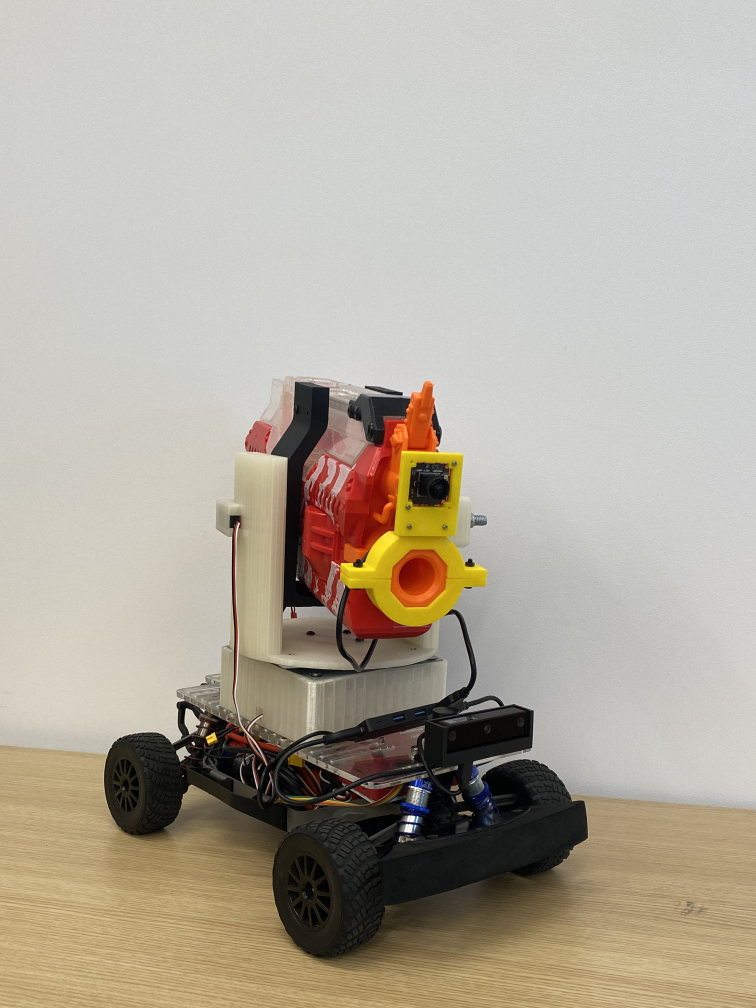
#> input picture photos_and_videos/IMG_8660.JPG, 3024 x 4032 px, given in place of the camera (shown at 1/4 size)
$ python usbshoot7.py
#> lines starting #> are read from the running program, lines starting #| are printed output that depends on the picture
#!/usr/bin/env python3

import cv2
import numpy as np
import time
import math
import sys
import threading
import json
import os
from collections import deque
from adafruit_servokit import ServoKit

# ── TRACKING CONFIGURATION ───────────────────────────────────────────────────
TROUBLESHOOT_MODE = "TRACKING"

# ── Camera settings ───────────────────────────────────────────────────────────
CAMERA_INDEX     = 0
CALIBRATION_FILE = "calibration.json"
FRAME_WIDTH      = 1280
FRAME_HEIGHT     = 720
DOWNSAMPLE_SCALE = 0.5

# ── Servo configuration ──────────────────────────────────────────────────────
PAN_CHANNEL  = 0
TILT_CHANNEL = 1

PAN_CENTER    = 135
PAN_ACTUATION = 270
PAN_PULSE_MIN = 552
PAN_PULSE_MAX = 2282
PAN_MIN          = 20
PAN_MAX          = 250

TILT_CENTER      =   0
TILT_ACTUATION   = 180
TILT_PULSE_MIN   = 1180
TILT_PULSE_MAX   = 2525
TILT_MIN         = -15
TILT_MAX         =  80

# ── PID CONTROLLER TUNING ────────────────────────────────────────────────────
MAX_SERVO_STEP = 8.0

# Tuned PID Values
KP_PAN  = 4.5
KI_PAN  = 1.5  # Added Integral gain to kill steady-state trailing error
KD_PAN  = 0.4

KP_TILT = 3.0
KI_TILT = 1.0  # Added Integral gain
KD_TILT = 0.02

# Anti-windup limit: Stops the integral from growing infinitely when stuck
INTEGRAL_MAX = 3.0

# Shrink deadzone to make accuracy strict, but let the trigger be smart about it
DEADZONE_NORM = 0.003
TRIGGER_THRESHOLD = 0.015  # Will fire if within 1.5% of center crosshair

# ── TIMEOUT CONFIGURATION ────────────────────────────────────────────────────
RETURN_TO_CENTER_TIMEOUT = 2.0

# ── FILTER AGGRESSION CONFIGURATION ──────────────────────────────────────────
D_FILTER_ALPHA = 0.30

# ── Shooter configuration ────────────────────────────────────────────────────
FLYWHEEL_CHANNEL   = 3
TRIGGER_CHANNEL    = 4
FLYWHEEL_PULSE_MIN = 1000
FLYWHEEL_PULSE_MAX = 1000
TRIGGER_PULSE_MIN  = 1000
TRIGGER_PULSE_MAX  = 1400


def configure_camera_hardware(index):
    """Configures camera driver directly via system V4L2 hooks to kill motion blur."""
#> (reads calibration.json from the repository)
    print(f"Applying hardware exposure configurations to /dev/video{index}...")
    try:
        os.system(f"v4l2-ctl -d /dev/video{index} -c exposure_auto=1")
        os.system(f"v4l2-ctl -d /dev/video{index} -c exposure_time_absolute=60")
        os.system(f"v4l2-ctl -d /dev/video{index} -c gain=35")
        print("Hardware exposure settings successfully locked.")
    except Exception as e:
        print(f"Warning: Failed to apply hardware camera configurations: {e}")


class VideoStream:
    """Threaded camera stream handler with precision benchmarking hooks."""
    def __init__(self, src=CAMERA_INDEX, width=FRAME_WIDTH, height=FRAME_HEIGHT):
#> called with src = 0, width = 1280, height = 720
        self.cap = cv2.VideoCapture(src)
        self.cap.set(cv2.CAP_PROP_FRAME_WIDTH, width)
        self.cap.set(cv2.CAP_PROP_FRAME_HEIGHT, height)
        self.ret, self.frame = self.cap.read()
#> self.frame is the input picture: shape (4032, 3024, 3); mean B, G, R 156.9, 170.1, 177.6
        self.frame_timestamp = time.perf_counter()
        self.started = False
        self.read_lock = threading.Lock()

    def start(self):
        if self.started:
            return self
        self.started = True
        self.thread = threading.Thread(target=self.update, args=(), daemon=True)
        self.thread.start()
        return self

    def update(self):
        while self.started:
            ret, frame = self.cap.read()
            arrival_time = time.perf_counter()
            if ret:
                with self.read_lock:
                    self.ret = ret
                    self.frame = frame
                    self.frame_timestamp = arrival_time
            else:
                time.sleep(0.001)

    def read(self):
        with self.read_lock:
            if self.frame is None:
                return False, None, 0.0
            return self.ret, self.frame.copy(), self.frame_timestamp

    def stop(self):
        self.started = False
        if self.thread.is_alive():
            self.thread.join()
        self.cap.release()


def clamp(v, lo, hi):
    return max(lo, min(hi, v))


def true_tilt_to_servo_degrees(true_deg):
    return clamp(90.0 - true_deg, 0.0, 180.0)


def set_tilt(kit, true_deg):
    kit.servo[TILT_CHANNEL].angle = true_tilt_to_servo_degrees(true_deg)


def load_calibration(path):
    with open(path) as f:
        cal = json.load(f)
    K    = np.array(cal["camera_matrix"], dtype=np.float64)
    dist = np.array(cal["dist_coeffs"],   dtype=np.float64)
    print(f"Loaded calibration from '{path}'")
    return K, dist


def main():
    configure_camera_hardware(CAMERA_INDEX)
    camera_matrix, dist_coeffs = load_calibration(CALIBRATION_FILE)

    vs = VideoStream(src=CAMERA_INDEX, width=FRAME_WIDTH, height=FRAME_HEIGHT).start()
    time.sleep(1.0)

    actual_w = FRAME_WIDTH
    actual_h = FRAME_HEIGHT
    print(f"USB Threaded Camera Opened: {actual_w}x{actual_h}")

    new_K, roi = cv2.getOptimalNewCameraMatrix(
        camera_matrix, dist_coeffs, (actual_w, actual_h), alpha=0
    )

    aim_x = new_K[0, 2]
    aim_y = new_K[1, 2]

    detector_params = cv2.aruco.DetectorParameters()
    detector_params.adaptiveThreshWinSizeMin = 3
    detector_params.adaptiveThreshWinSizeMax = 23
    detector_params.adaptiveThreshWinSizeStep = 10
    detector_params.polygonalApproxAccuracyRate = 0.05

    tag_dict        = cv2.aruco.getPredefinedDictionary(cv2.aruco.DICT_APRILTAG_36h11)
    tag_detector    = cv2.aruco.ArucoDetector(tag_dict, detector_params)

    kit = ServoKit(channels=16)
    kit.servo[PAN_CHANNEL].actuation_range = PAN_ACTUATION
    kit.servo[PAN_CHANNEL].set_pulse_width_range(PAN_PULSE_MIN, PAN_PULSE_MAX)
    kit.servo[TILT_CHANNEL].actuation_range = TILT_ACTUATION
    kit.servo[TILT_CHANNEL].set_pulse_width_range(TILT_PULSE_MIN, TILT_PULSE_MAX)

    kit.servo[PAN_CHANNEL].angle = PAN_CENTER
    set_tilt(kit, TILT_CENTER)

    kit.servo[FLYWHEEL_CHANNEL].set_pulse_width_range(FLYWHEEL_PULSE_MIN, FLYWHEEL_PULSE_MAX)
    kit.servo[FLYWHEEL_CHANNEL].fraction = 0.0
    kit.servo[TRIGGER_CHANNEL].set_pulse_width_range(TRIGGER_PULSE_MIN, TRIGGER_PULSE_MAX)
    kit.servo[TRIGGER_CHANNEL].fraction = 0.0

    pan_servo  = float(PAN_CENTER)
    tilt_servo = float(TILT_CENTER)

    last_error_x = 0.0
    last_error_y = 0.0

    # Integral Term Accumulators
    integral_x = 0.0
    integral_y = 0.0

    filtered_dx = 0.0
    filtered_dy = 0.0

    last_time = time.monotonic()
    last_detection_time = time.monotonic()

    trigger_start_time = 0.0
    trigger_active = False

    fps_accum_start  = time.monotonic()
    fps_accum_count  = 0
    fps              = 0.0

    latency_history = deque(maxlen=5)
    clahe = cv2.createCLAHE(clipLimit=3.0, tileGridSize=(8, 8))

    try:
        while True:
            now = time.monotonic()
            dt = now - last_time
            last_time = now

            if dt <= 0:
                dt = 0.001

            ret, frame, frame_t = vs.read()
#> frame_t = 1181.6
            if not ret or frame is None:
                continue

            fps_accum_count += 1
            elapsed = now - fps_accum_start
            if elapsed >= 1.0:
                fps = fps_accum_count / elapsed
                fps_accum_count = 0
                fps_accum_start = now

            if TROUBLESHOOT_MODE == "SERVO_CENTER":
                kit.servo[PAN_CHANNEL].angle = PAN_CENTER
                set_tilt(kit, TILT_CENTER)
                time.sleep(0.1)
                continue

            gray = cv2.cvtColor(frame, cv2.COLOR_BGR2GRAY)
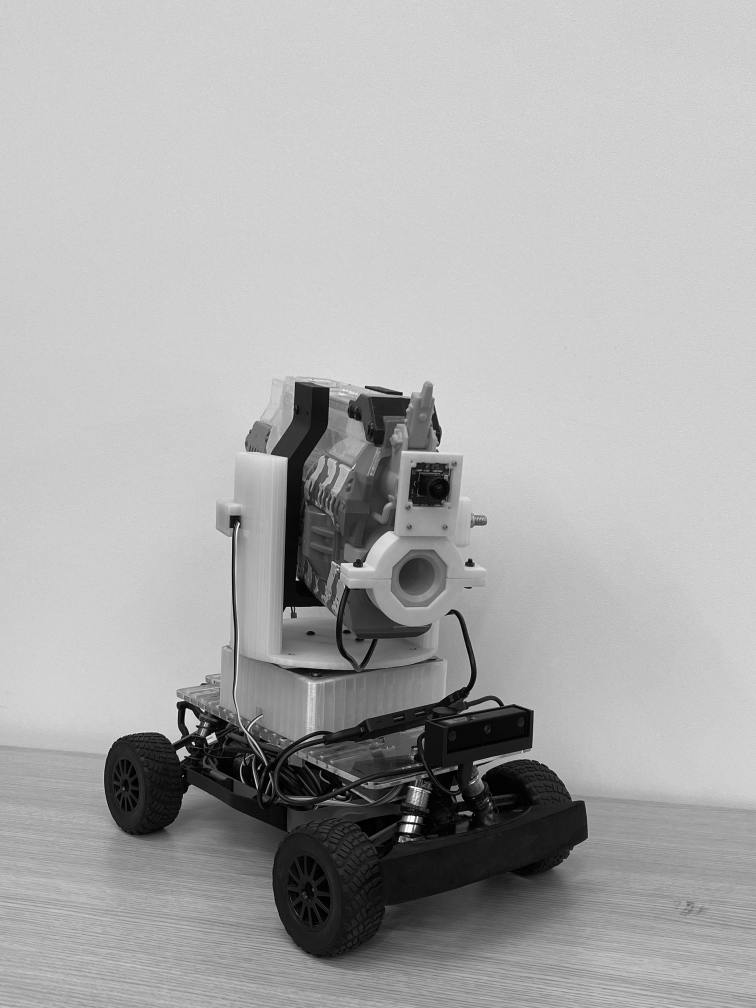
#> gray: shape (4032, 3024) (shown at 1/4 size); min 0, max 255, mean 170.8
            small_gray = cv2.resize(gray, (0, 0), fx=DOWNSAMPLE_SCALE, fy=DOWNSAMPLE_SCALE, interpolation=cv2.INTER_LINEAR)
            enhanced_gray = clahe.apply(small_gray)
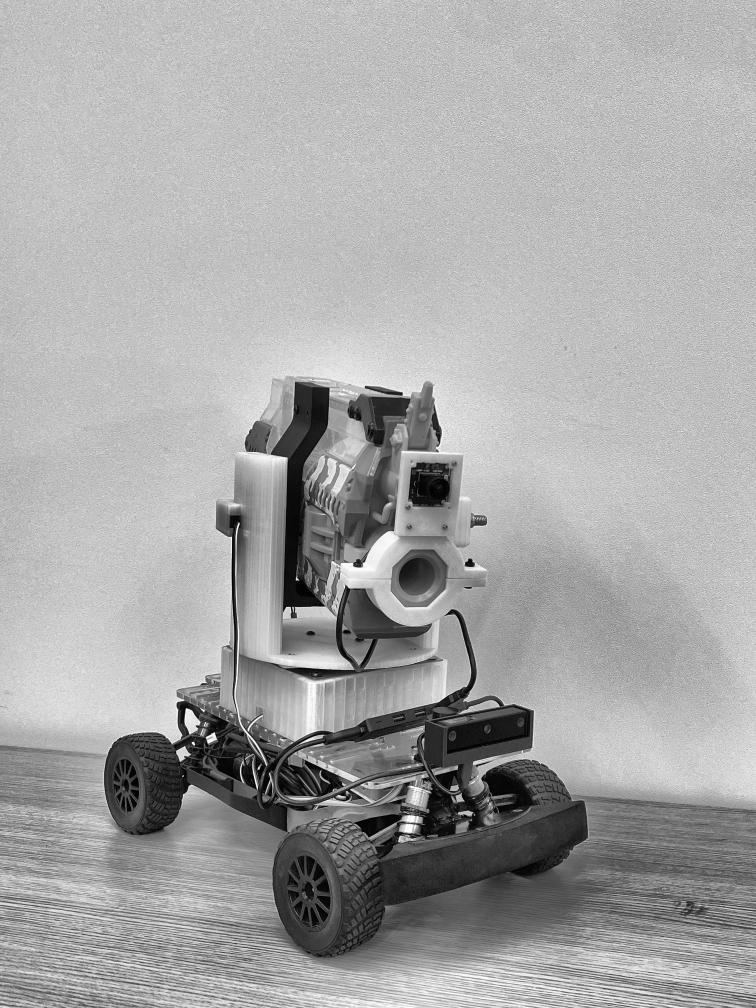
#> enhanced_gray: shape (2016, 1512) (shown at 1/2 size); min 0, max 255, mean 166.4

            corners_list, ids, _ = tag_detector.detectMarkers(enhanced_gray)
#> corners_list = (); ids = None

            if ids is not None and len(ids) > 0:
                last_detection_time = now
                kit.servo[FLYWHEEL_CHANNEL].fraction = 1.0

                corners_list = [c / DOWNSAMPLE_SCALE for c in corners_list]
                pts = corners_list[0].reshape(4, 2)
                raw_cx = pts[:, 0].mean()
                raw_cy = pts[:, 1].mean()

                error_x = (aim_x - raw_cx) / actual_w
                error_y = (aim_y - raw_cy) / actual_h

                # Apply precision-reduced deadzone
                if abs(error_x) < DEADZONE_NORM: error_x = 0.0
                if abs(error_y) < DEADZONE_NORM: error_y = 0.0

                # ── TRIGGER CHECK ─────────────────────────────────────────────────
                # Fires if target falls within a reliable threshold boundary box
                if abs(error_x) <= TRIGGER_THRESHOLD and abs(error_y) <= TRIGGER_THRESHOLD and not trigger_active:
                    kit.servo[TRIGGER_CHANNEL].fraction = 1.0
                    trigger_start_time = now
                    trigger_active = True

                # ── PAN PID LOGIC ─────────────────────────────────────────────────
                raw_dx = (error_x - last_error_x) / dt
                filtered_dx = (D_FILTER_ALPHA * raw_dx) + ((1.0 - D_FILTER_ALPHA) * filtered_dx)

                # Accumulate error over time and clamp it to avoid overshoot spikes
                integral_x = clamp(integral_x + (error_x * dt), -INTEGRAL_MAX, INTEGRAL_MAX)

                pan_output = (error_x * KP_PAN) + (integral_x * KI_PAN) + (filtered_dx * KD_PAN)
                pan_output = clamp(pan_output, -MAX_SERVO_STEP, MAX_SERVO_STEP)

                pan_servo = clamp(pan_servo + pan_output, PAN_MIN, PAN_MAX)
                kit.servo[PAN_CHANNEL].angle = pan_servo
                last_error_x = error_x

                # ── TILT PID LOGIC ────────────────────────────────────────────────
                raw_dy = (error_y - last_error_y) / dt
                filtered_dy = (D_FILTER_ALPHA * raw_dy) + ((1.0 - D_FILTER_ALPHA) * filtered_dy)

                integral_y = clamp(integral_y + (error_y * dt), -INTEGRAL_MAX, INTEGRAL_MAX)

                tilt_output = (error_y * KP_TILT) + (integral_y * KI_TILT) + (filtered_dy * KD_TILT)
                tilt_output = clamp(tilt_output, -MAX_SERVO_STEP, MAX_SERVO_STEP)

                tilt_servo = clamp(tilt_servo + tilt_output, TILT_MIN, TILT_MAX)
                set_tilt(kit, tilt_servo)
                last_error_y = error_y

                raw_latency_ms = (time.perf_counter() - frame_t) * 1000.0
                latency_history.append(raw_latency_ms)
                avg_latency_ms = sum(latency_history) / len(latency_history)

                print(f"\r[TRACKING] Latency: {avg_latency_ms:5.1f}ms | Pan Err: {error_x: .3f} | Trig: {trigger_active}", end="")

            else:
                # Target lost: wipe historical memory buffers clean
                last_error_x = 0.0
                last_error_y = 0.0
                integral_x = 0.0
                integral_y = 0.0
                filtered_dx = 0.0
                filtered_dy = 0.0

                if now - last_detection_time > RETURN_TO_CENTER_TIMEOUT:
                    kit.servo[FLYWHEEL_CHANNEL].fraction = 0.0
                    pan_error_to_center = PAN_CENTER - pan_servo
                    tilt_error_to_center = TILT_CENTER - tilt_servo

                    pan_servo += clamp(pan_error_to_center * 0.1, -MAX_SERVO_STEP, MAX_SERVO_STEP)
                    tilt_servo += clamp(tilt_error_to_center * 0.1, -MAX_SERVO_STEP, MAX_SERVO_STEP)

                    kit.servo[PAN_CHANNEL].angle = pan_servo
                    set_tilt(kit, tilt_servo)
                    print(f"\r[FPS {fps:4.1f}] Lost target > {RETURN_TO_CENTER_TIMEOUT}s. Returning to center...  ", end="")
                else:
                    print(f"\r[FPS {fps:4.1f}] Scanning... No AprilTag visible (Holding position).           ", end="")

            if trigger_active and (now - trigger_start_time >= 0.5):
                kit.servo[TRIGGER_CHANNEL].fraction = 0.0
                trigger_active = False

            time.sleep(0.002)

    except KeyboardInterrupt:
        print("\nInterrupted tracking.")

    finally:
        print("Resetting hardware configuration...")
        vs.stop()
        kit.servo[PAN_CHANNEL].angle = PAN_CENTER
        set_tilt(kit, TILT_CENTER)
        kit.servo[FLYWHEEL_CHANNEL].fraction = 0.0
        kit.servo[TRIGGER_CHANNEL].fraction = 0.0
        print("Done.")


if __name__ == "__main__":
    main()
